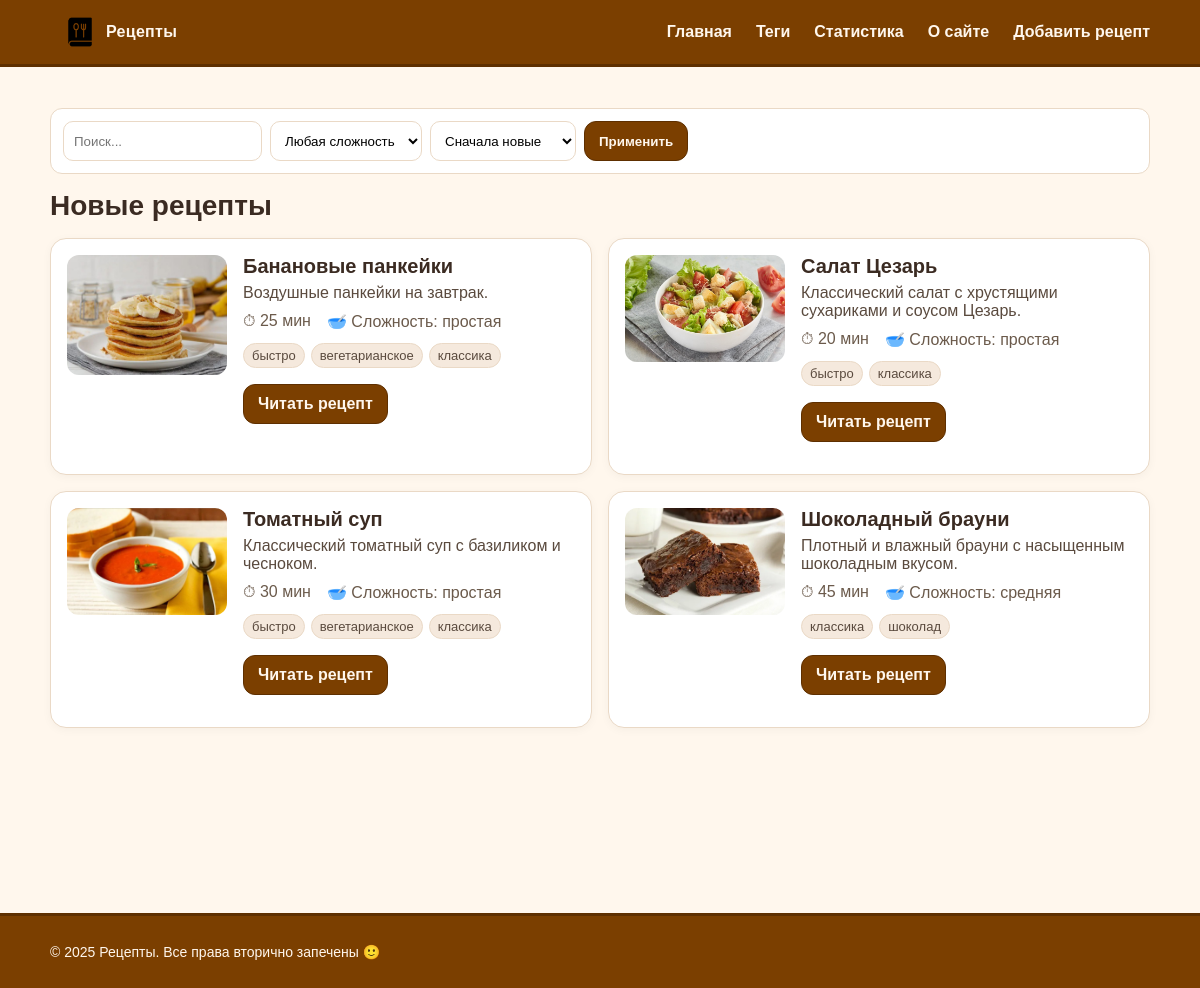
/, run on an earlier commit of the app's database.
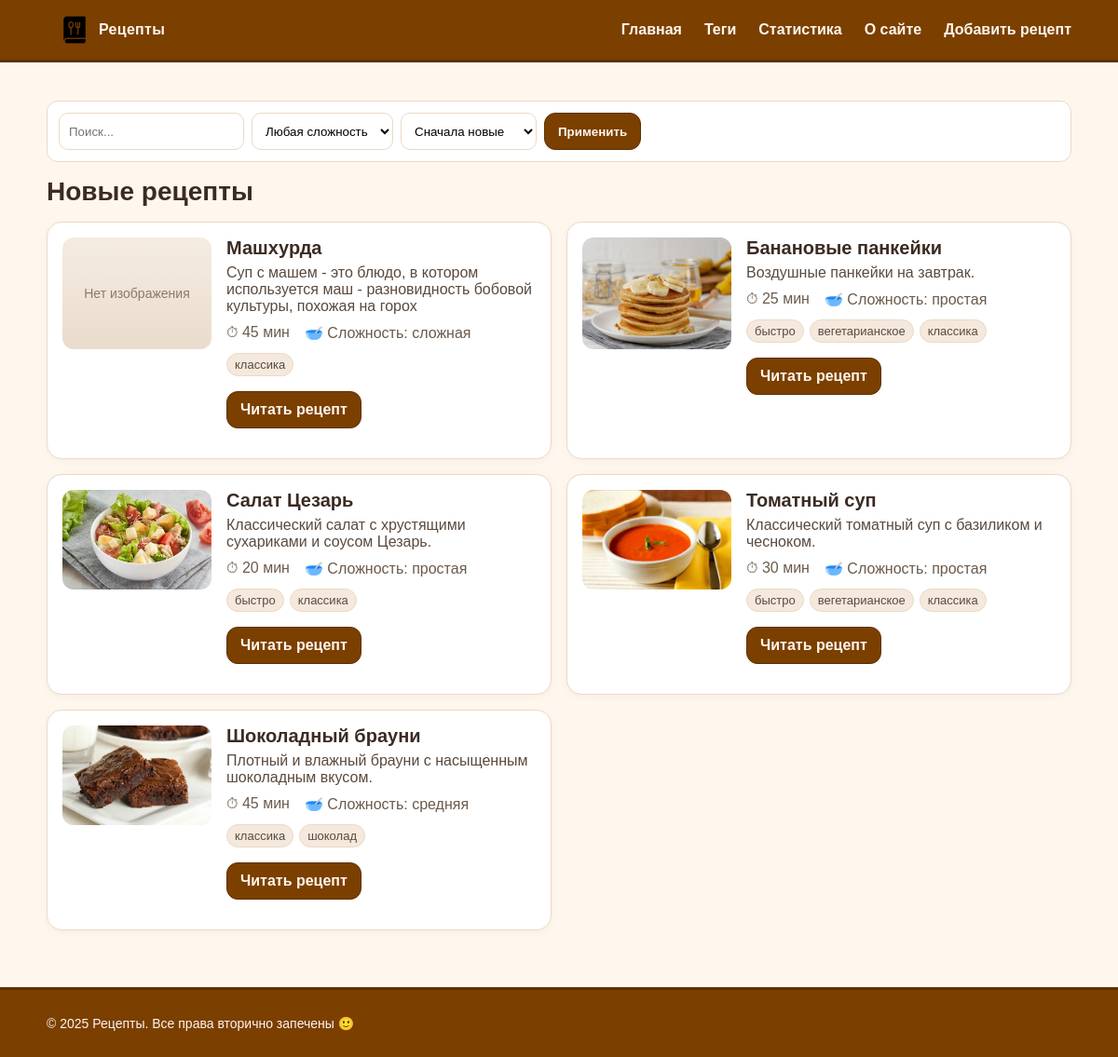
And on a later commit of the database.
### recipes/models.py (models this page shows, shortened)
class Recipe(models.Model):
    class Difficulty(models.TextChoices):
        EASY = "easy", "простая"
        MEDIUM = "medium", "средняя"
        HARD = "hard", "сложная"
    title = models.CharField("Название", max_length=255, db_index=True)
    slug = models.SlugField("Слаг", max_length=255, unique=True, db_index=True)
    desc = models.TextField("Описание", blank=True)
    image = models.CharField("Путь к изображению", max_length=255, blank=True)  # путь в /static/...
    cook_time = models.CharField("Время (текст)", max_length=50, blank=True)     # например: "45 мин"
    cook_time_min = models.PositiveIntegerField("Время (мин)", default=0)        # число минут для агрегаций
    difficulty = models.CharField(
        "Сложность",
        max_length=10,
        choices=Difficulty.choices,
        default=Difficulty.EASY,
    )
    is_published = models.BooleanField("Опубликован", default=True)
    photo = models.ImageField("Фото", upload_to=recipe_photo_upload_to, blank=True, null=True)
    category = models.ForeignKey(
        "Category",
        verbose_name="Категория",
        on_delete=models.SET_NULL,
        null=True,
        blank=True,
        related_name="recipes",
    )  # 1 категория -> много рецептов
    tags = models.ManyToManyField(
        "Tag",
        verbose_name="Теги",
        blank=True,
        related_name="recipes",
    )  # многие теги <-> многие рецепты
    created_at = models.DateTimeField("Создано", auto_now_add=True)
    updated_at = models.DateTimeField("Обновлено", auto_now=True)
    objects = models.Manager()
    published = PublishedManager()
    class Meta:
        verbose_name = "Рецепт"
        verbose_name_plural = "Рецепты"
        ordering = ["-created_at"]
        indexes = [models.Index(fields=["-created_at"])]
    def get_absolute_url(self):
        return reverse("recipe_detail_slug", kwargs={"slug": self.slug})

class Tag(models.Model):
    name = models.CharField("Название", max_length=120, unique=True, db_index=True)
    slug = models.SlugField("Слаг", max_length=120, unique=True, db_index=True)
    class Meta:
        verbose_name = "Тег"
        verbose_name_plural = "Теги"
        ordering = ["name"]
    def get_absolute_url(self):
        return reverse("recipes_by_tag", kwargs={"slug": self.slug})

### recipes/views.py (the view)
# urls.py: path('', views.index, name='home'),
def index(request):
    sort_by = request.GET.get('sort', '-created_at')  # '-created_at' | 'title' | '-title'
    q = request.GET.get('q', '').strip()
    diff = request.GET.get('difficulty', '')  # 'easy'|'medium'|'hard'|''
    recipes = Recipe.published.all()  # базово — только опубликованные
    if q:
        recipes = recipes.filter(Q(title__icontains=q) | Q(desc__icontains=q))
    if diff in dict(Recipe.Difficulty.choices):
        recipes = recipes.filter(difficulty=diff)
    recipes = recipes.order_by(sort_by)
    ctx = {
        'title': 'Новые рецепты',
        'recipes': recipes,
        'sort_by': sort_by, 'q': q, 'diff': diff,
        'difficulty_choices': Recipe.Difficulty.choices,
        'year': 2025,
    }
    return render(request, 'recipes/index.html', ctx)

### recipes/models.py (called while the page is built)
    def get_queryset(self):
        return super().get_queryset().filter(is_published=True)

### recipes/templates/recipes/index.html (shortened to what this page needs)
{% extends 'base.html' %}
{% load static %}
{% block content %}
  <form method="get" class="filters">
    <input type="text" name="q" placeholder="Поиск..." value="{{ q }}">
    <select name="difficulty">
      <option value="">Любая сложность</option>
    </select>
    <select name="sort">
      <option value="-created_at" {% if sort_by == '-created_at' %}selected{% endif %}>Сначала новые</option>
    </select>
    <button class="btn">Применить</button>
  </form>
  <h1 class="page-title">{{ title }}</h1>
  <ul class="card-list">
    {% for r in recipes %}
      <li class="card">
        <div class="card-media">
  {% if r.photo %}
    <img src="{{ r.photo.url }}" alt="{{ r.title }}">
  {% elif r.image %}
    <img src="{% static r.image %}" alt="{{ r.title }}">
  {% else %}
    <div class="noimg">Нет изображения</div>
  {% endif %}
</div>
        <div class="card-body">
          <h2 class="card-title">{{ r.title }}</h2>
          <p class="card-desc">{{ r.desc }}</p>
          <ul class="meta">
            <li>⏱ {{ r.cook_time }}</li>
            <li>🥣 Сложность: {{ r.get_difficulty_display }}</li>
          </ul>
          <ul class="tags">
            {% for t in r.tags.all %}
                <li><a class="tag" href="{{ t.get_absolute_url }}">{{ t.name }}</a></li>
            {% empty %}
                <li class="tag tag-empty">без тегов</li>
            {% endfor %}
            </ul>
          <p><a class="btn" href="{{ r.get_absolute_url }}">Читать рецепт</a></p>
        </div>
      </li>
    {% endfor %}
  </ul>
{% endblock %}

What changed in the data, as far as the page shows it:
added Recipe: image "Нет изображения", title "Машхурда", desc "Суп с машем - это блюдо, в котором используется маш - разновидность бобовой культуры, похожая на горох", cook_time "45 мин", difficulty "сложная", Tag (name "классика")
